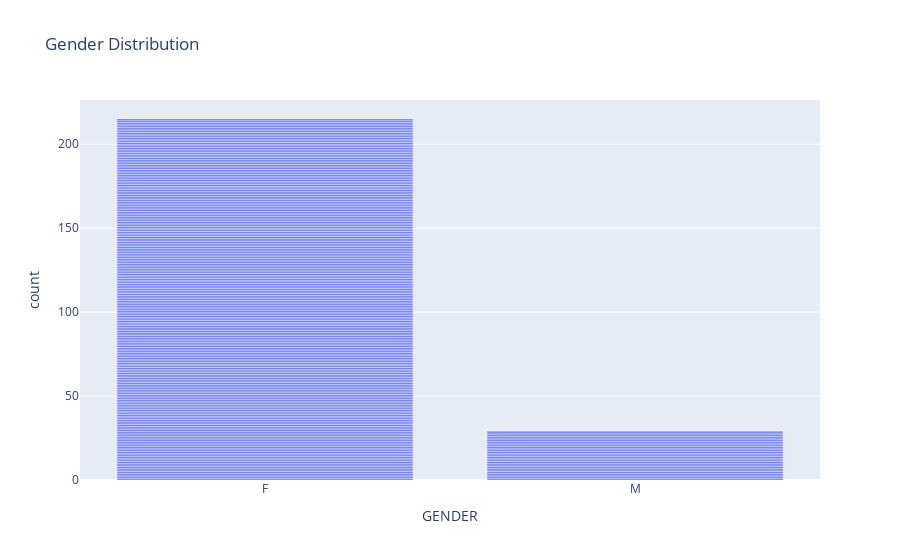
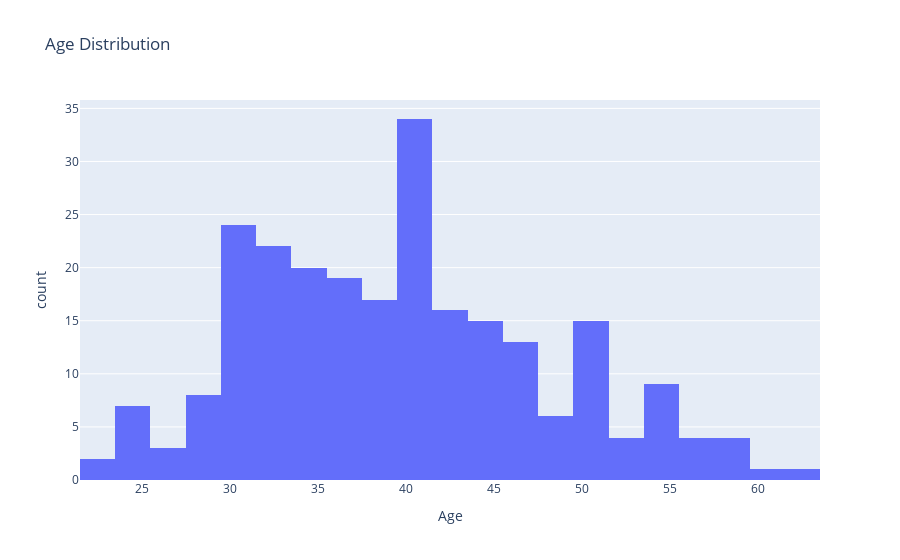
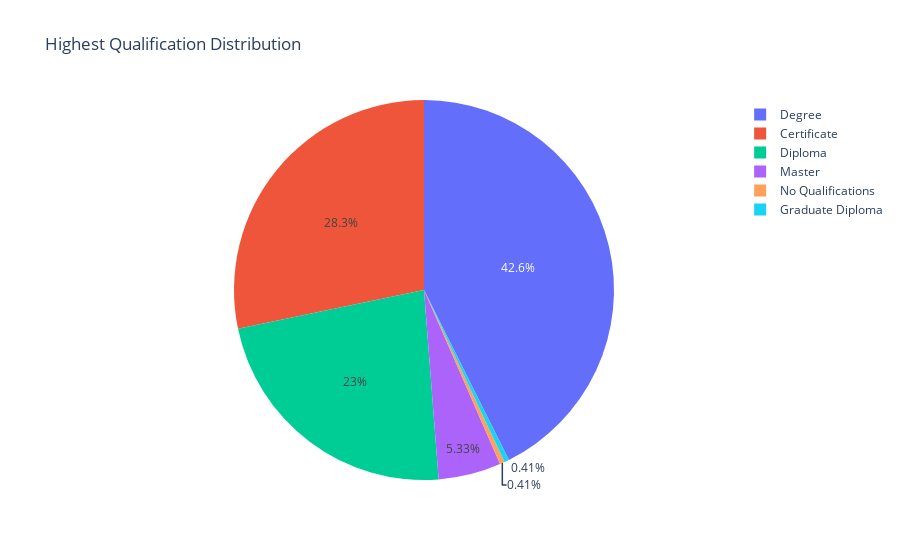
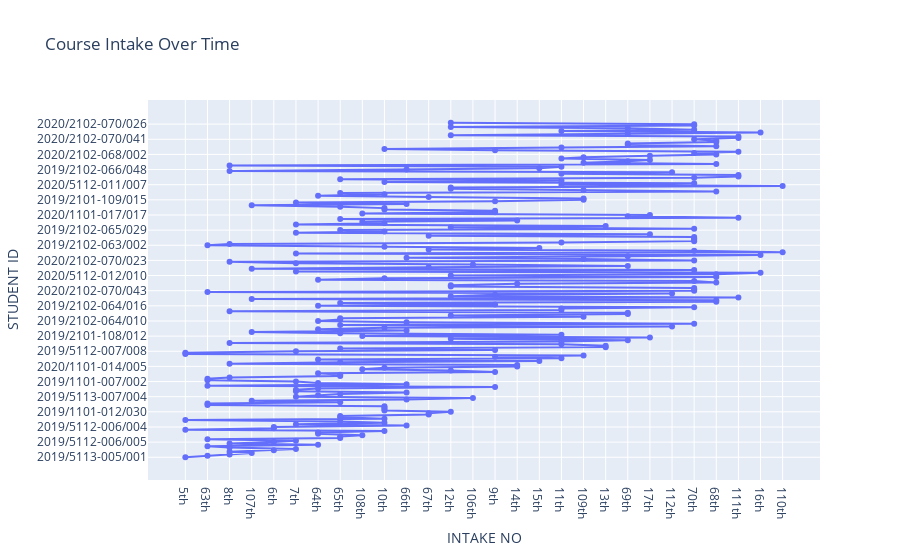

Notebook cell for these charts, in order:
### Code cell
import plotly.express as px

# 1. Gender Distribution
gender_dist = px.bar(data, x='GENDER', title='Gender Distribution')

# 2. Age Distribution
age_dist = px.histogram(data, x='Age', title='Age Distribution')

# 3. Highest Qualification Distribution
qualification_dist = px.pie(data, names='HIGHEST QUALIFICATION', title='Highest Qualification Distribution')

# 4. Course Intake Over Time
intake_over_time = px.line(data, x='INTAKE NO', y='STUDENT ID', title='Course Intake Over Time', markers=True)

# 5. Nationality Breakdown
nationality_breakdown = px.bar(data, x='NATIONALITY', title='Nationality Breakdown')

# 6. GPA Distribution
gpa_dist = px.histogram(data, x='GPA', title='GPA Distribution')

# 7. Course Fee vs GPA
course_fee_vs_gpa = px.scatter(data, x='COURSE FEE', y='GPA', title='Course Fee vs GPA')

# 8. Age vs GPA
age_vs_gpa = px.scatter(data, x='Age', y='GPA', title='Age vs GPA')

# 9. Funding Type Distribution
funding_type_dist = px.bar(data, x='COURSE FUNDING', title='Funding Type Distribution')

# 10. Designation Distribution
designation_dist = px.bar(data, y='DESIGNATION', title='Designation Distribution')

# Display the plots
gender_dist.show()
age_dist.show()
qualification_dist.show()
intake_over_time.show()
nationality_breakdown.show()
gpa_dist.show()
course_fee_vs_gpa.show()
age_vs_gpa.show()
funding_type_dist.show()
designation_dist.show()

### Figure 1 — Plotly figure (JSON) as saved in the notebook; plotly's stock layout.template omitted (floating-point values rounded to 4 significant figures; data arrays with more than 128 entries replaced by an {"elided": "..."} marker saying what was removed)
{"data": [{"alignmentgroup": "True", "hovertemplate": "GENDER=%{x}<br>count=%{y}<extra></extra>", "legendgroup": "", "marker": {"color": "#636efa", "pattern": {"shape": ""}}, "name": "", "offsetgroup": "", "orientation": "v", "showlegend": false, "textposition": "auto", "type": "bar", "x": {"elided": "244 str values"}, "xaxis": "x", "y": {"elided": "244 int values"}, "yaxis": "y"}], "layout": {"barmode": "relative", "legend": {"tracegroupgap": 0}, "title": {"text": "Gender Distribution"}, "xaxis": {"anchor": "y", "domain": [0, 1], "title": {"text": "GENDER"}}, "yaxis": {"anchor": "x", "domain": [0, 1], "title": {"text": "count"}}}}

### Figure 2 — Plotly figure (JSON) as saved in the notebook; plotly's stock layout.template omitted (floating-point values rounded to 4 significant figures; data arrays with more than 128 entries replaced by an {"elided": "..."} marker saying what was removed)
{"data": [{"alignmentgroup": "True", "bingroup": "x", "hovertemplate": "Age=%{x}<br>count=%{y}<extra></extra>", "legendgroup": "", "marker": {"color": "#636efa", "pattern": {"shape": ""}}, "name": "", "offsetgroup": "", "orientation": "v", "showlegend": false, "type": "histogram", "x": {"elided": "244 int values"}, "xaxis": "x", "yaxis": "y"}], "layout": {"barmode": "relative", "legend": {"tracegroupgap": 0}, "title": {"text": "Age Distribution"}, "xaxis": {"anchor": "y", "domain": [0, 1], "title": {"text": "Age"}}, "yaxis": {"anchor": "x", "domain": [0, 1], "title": {"text": "count"}}}}

### Figure 3 — Plotly figure (JSON) as saved in the notebook; plotly's stock layout.template omitted (floating-point values rounded to 4 significant figures; data arrays with more than 128 entries replaced by an {"elided": "..."} marker saying what was removed)
{"data": [{"domain": {"x": [0, 1], "y": [0, 1]}, "hovertemplate": "HIGHEST QUALIFICATION=%{label}<extra></extra>", "labels": {"elided": "244 str values"}, "legendgroup": "", "name": "", "showlegend": true, "type": "pie"}], "layout": {"legend": {"tracegroupgap": 0}, "title": {"text": "Highest Qualification Distribution"}}}

### Figure 4 — Plotly figure (JSON) as saved in the notebook; plotly's stock layout.template omitted (floating-point values rounded to 4 significant figures; data arrays with more than 128 entries replaced by an {"elided": "..."} marker saying what was removed)
{"data": [{"hovertemplate": "INTAKE NO=%{x}<br>STUDENT ID=%{y}<extra></extra>", "legendgroup": "", "line": {"color": "#636efa", "dash": "solid"}, "marker": {"symbol": "circle"}, "mode": "lines+markers", "name": "", "orientation": "v", "showlegend": false, "type": "scatter", "x": {"elided": "244 str values"}, "xaxis": "x", "y": {"elided": "244 str values"}, "yaxis": "y"}], "layout": {"legend": {"tracegroupgap": 0}, "title": {"text": "Course Intake Over Time"}, "xaxis": {"anchor": "y", "domain": [0, 1], "title": {"text": "INTAKE NO"}}, "yaxis": {"anchor": "x", "domain": [0, 1], "title": {"text": "STUDENT ID"}}}}
